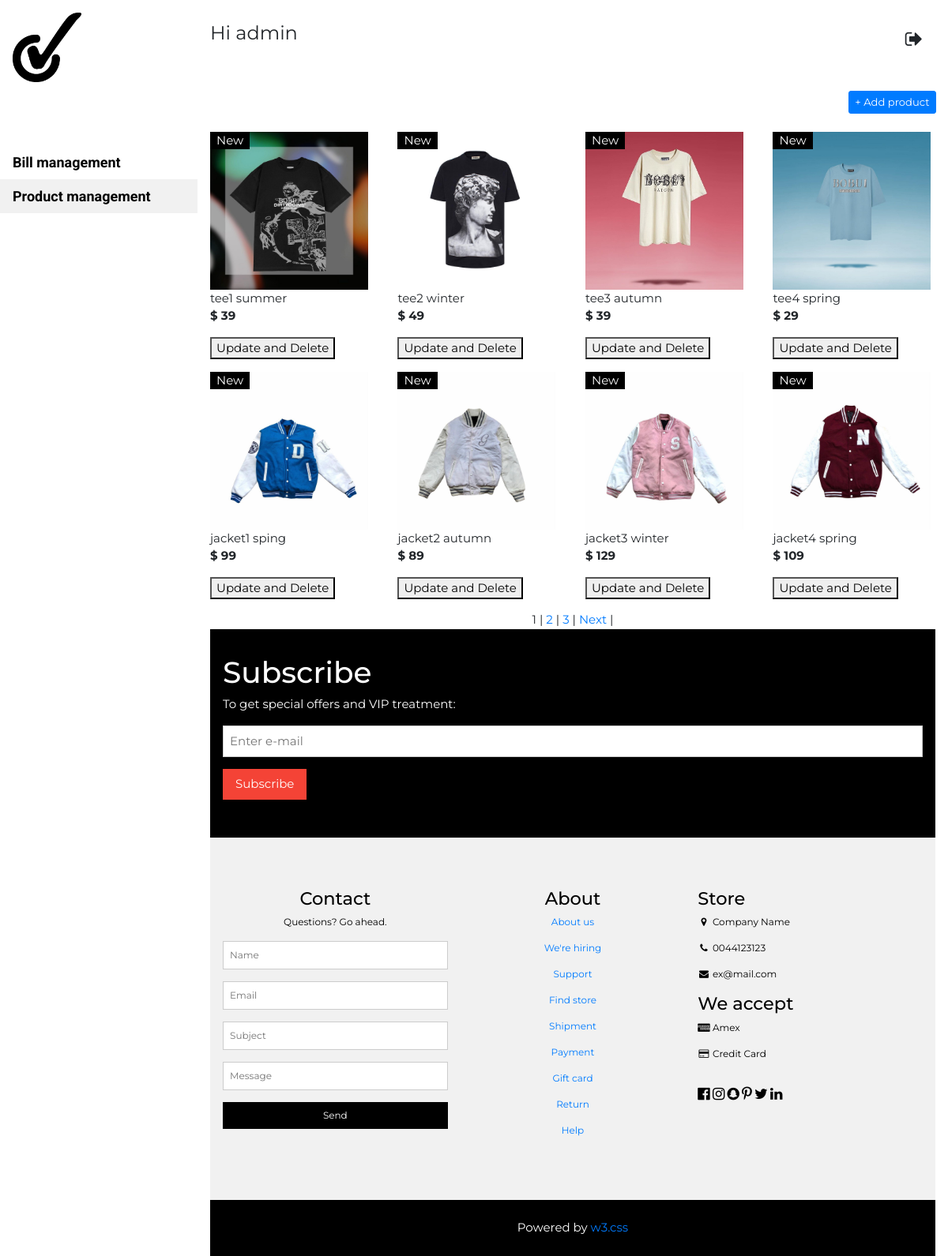
Before: /admin/Productmanagement.php (signed in) with the older database file.
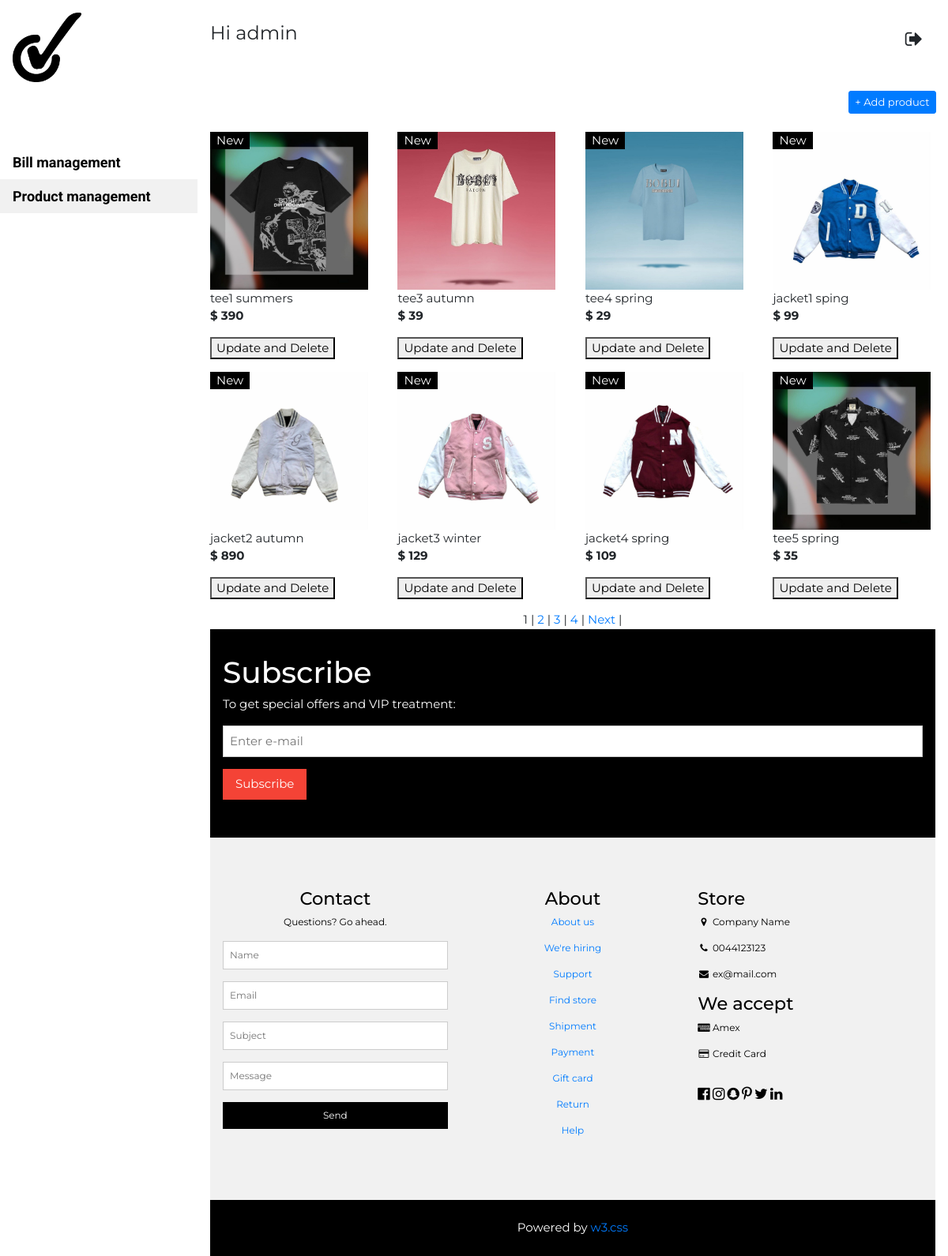
After: the same page with the newer database file.
### tables this page shows
CREATE TABLE `sanpham` (
  `maSP` int(30) NOT NULL,
  `maloaiSP` int(11) NOT NULL,
  `thongtinSP` varchar(100) NOT NULL,
  `tenSP` varchar(30) NOT NULL,
  `giaSP` int(11) NOT NULL,
  `hinhanhSP` varchar(100) NOT NULL,
  `sizeL` int(11) DEFAULT NULL,
  `sizeXL` int(11) DEFAULT NULL
);

### process/login.php (called while the page is built, shortened)
<?php
function isLoginedAdmin(){
    return isset($_SESSION['admin']);
}

### admin/Productmanagement.php (the view, shortened to what this page needs)
<!DOCTYPE html>
<?php
require_once('../process/login.php');
?>
<html>
<link rel="stylesheet" href="../SOURCE.css">
<link rel="stylesheet" href="style.css">
<link rel="stylesheet" href="https://cdnjs.cloudflare.com/ajax/libs/font-awesome/4.7.0/css/font-awesome.min.css">
<link rel="stylesheet" href="https://maxcdn.bootstrapcdn.com/bootstrap/4.4.1/css/bootstrap.min.css">
<?php
if (isLoginedAdmin()) {
?>
    <body class="w3-content" style="max-width:1200px">
        <nav class="w3-sidebar w3-bar-block w3-white w3-collapse w3-top" style="z-index:3;width:250px" id="mySidebar">
            <div class="w3-container w3-display-container w3-padding-16">
                <a href="#"><img src="../Images/ANHNEN/logocheck.jpg" alt="LOGO" width="40%"></a>
            </div>
            <div class="w3-padding-64 w3-large w3-text-gray" style="font-weight:bold">
                <a href="admin.php" class="w3-button w3-block w3-white w3-left-align">Bill management</a>
                <a href="T-shirt.php" class="w3-bar-item w3-button w3-light-grey">Product management</a>
            </div>
        </nav>
        <div class="w3-main" style="margin-left:250px">
            <header class="w3-container w3-xlarge w3-padding-24">
                <p class="w3-left">Hi admin</p>
                <p class="w3-right">
                    <a href="logoutadmin.php" class="w3-bar-item w3-button  w3-right">
                        <i class="fa fa-sign-out  "></i>
                    </a>
            </header>
            <div class="col col-xs-6 text-right">
                <button type="button" class="btn btn-sm btn-primary btn-create " id="nutthemsanpham" onclick="document.getElementById('themsp').style.display='block',themsp()">&#43; Add
                    product</a></button>
            </div>
            <br>
            <?php
            $conn = createDbConnection();
            $result = mysqli_query($conn, 'select count(*) as total from sanpham');
            $row = mysqli_fetch_assoc($result);
            $total_records = $row['total'];
            $current_page = isset($_GET['page']) ? $_GET['page'] : 1;
            $limit = 8;
            $total_page = ceil($total_records / $limit);
            $start = ($current_page - 1) * $limit;
            ?>
            <div class="w3-row w3-whitescale">
                <?php
                $conn = createDBConnection();
                if ($result = mysqli_query($conn, "SELECT * FROM sanpham LIMIT $start, $limit")) {
                    while ($row = mysqli_fetch_assoc($result)) {
                        $sql1 = "SELECT loaiSP FROM loaisanpham WHERE maloaiSP='" . $row['maloaiSP'] . "'";
                        $result1 = $conn->query($sql1);
                        $row1 = $result1->fetch_assoc();
                ?>
                        <div class="w3-col l3 s6">
                            <div class="w3-container">
                                <div class="w3-display-container">
                                    <img src="../Images/T-shirt/<?= $row['hinhanhSP'] ?>" style="width:200px">
                                    <span class="w3-tag w3-display-topleft">New</span>
                                </div>
                                <p><?= $row['tenSP'] ?><br><b>$ <?= $row['giaSP'] ?></b></p>
                                <a href="javascript:void(0)" class="w3-bar-item w3-left  " onclick="w3_open()">
                                    <p><button onclick="document.getElementById('suasp').style.display='block',suasp('<?= $row['tenSP'] ?>','<?= $row['giaSP'] ?>','../Images/T-shirt/<?= $row['hinhanhSP'] ?>','<?= $row['thongtinSP'] ?>','<?= $row1['loaiSP'] ?>','<?= $row['sizeL'] ?>','<?= $row['sizeXL'] ?>')">Update and Delete
                                        </button>
                                    </p>
                                </a>
                            </div>
                        </div>
                <?php
                    }
                }
                ?>
            </div>
            <div class="w3-bar w3-center ">
                <?php
                for ($i = 1; $i <= $total_page; $i++) {
                    if ($i == $current_page) {
                        echo '<span>' . $i . '</span> | ';
                    } else {
                        echo '<a href="Productmanagement.php?page=' . $i . '">' . $i . '</a> | ';
                    }
                }
                if ($current_page < $total_page && $total_page > 1) {
                    echo '<a href="Productmanagement.php?page=' . ($current_page + 1) . '">Next</a> | ';
                }
                ?>
            </div>
            <div class="w3-container">
                <div class="w3-container w3-black w3-padding-32">
                    <h1>Subscribe</h1>
                    <p>To get special offers and VIP treatment:</p>
                    <p><input class="w3-input w3-border" type="text" placeholder="Enter e-mail" style="width:100%"></p>
                    <button type="button" class="w3-button w3-red w3-margin-bottom">Subscribe</button>
                </div>
                <footer class="w3-padding-64 w3-light-grey w3-small w3-center" id="footer">
                    <div class="w3-row-padding">
                        <div class="w3-col s4">
                            <h4>Contact</h4>
                            <p>Questions? Go ahead.</p>
                            <form action="/action_page.php" target="_blank">
                                <p><input class="w3-input w3-border" type="text" placeholder="Name" name="Name" required></p>
                                <p><input class="w3-input w3-border" type="text" placeholder="Email" name="Email" required></p>
                                <p><input class="w3-input w3-border" type="text" placeholder="Subject" name="Subject" required>
                                </p>
                                <p><input class="w3-input w3-border" type="text" placeholder="Message" name="Message" required>
                                </p>
                                <button type="submit" class="w3-button w3-block w3-black">Send</button>
                            </form>
                        </div>
                        <div class="w3-col s4">
                            <h4>About</h4>
                            <p><a href="#">About us</a></p>
                            <p><a href="#">We're hiring</a></p>
                            <p><a href="#">Support</a></p>
                            <p><a href="#">Find store</a></p>
                            <p><a href="#">Shipment</a></p>
                            <p><a href="#">Payment</a></p>
                            <p><a href="#">Gift card</a></p>
                            <p><a href="#">Return</a></p>
                            <p><a href="#">Help</a></p>
                        </div>
                        <div class="w3-col s4 w3-justify">
                            <h4>Store</h4>
                            <p><i class="fa fa-fw fa-map-marker"></i> Company Name</p>
                            <p><i class="fa fa-fw fa-phone"></i> 0044123123</p>
                            <p><i class="fa fa-fw fa-envelope"></i> ex@mail.com</p>
                            <h4>We accept</h4>
                            <p><i class="fa fa-fw fa-cc-amex"></i> Amex</p>
                            <p><i class="fa fa-fw fa-credit-card"></i> Credit Card</p>
                            <br>
                            <i class="fa fa-facebook-official w3-hover-opacity w3-large"></i>
                            <i class="fa fa-instagram w3-hover-opacity w3-large"></i>
                            <i class="fa fa-snapchat w3-hover-opacity w3-large"></i>
                            <i class="fa fa-pinterest-p w3-hover-opacity w3-large"></i>
                            <i class="fa fa-twitter w3-hover-opacity w3-large"></i>
                            <i class="fa fa-linkedin w3-hover-opacity w3-large"></i>
                        </div>
                    </div>
                </footer>
                <div class="w3-black w3-center w3-padding-24">Powered by <a href="https://www.w3schools.com/w3css/default.asp" title="W3.CSS" target="_blank" class="w3-hover-opacity">w3.css</a></div>
            </div>
    </body>
<?php } ?>
</html>

### SOURCE.css (style rules this page uses)
html { box-sizing:border-box }
*,*:before,*:after { box-sizing:inherit }
html { -ms-text-size-adjust:100%;-webkit-text-size-adjust:100% }
body { margin:0 }
article,aside,details,figcaption,figure,footer,header,main,menu,nav,section { display:block }
a { background-color:transparent }
b,strong { font-weight:bolder }
img { border-style:none }
button,input,select,textarea,optgroup { font:inherit;margin:0 }
button,input { overflow:visible }
button,select { text-transform:none }
button,[type=button],[type=reset],[type=submit] { -webkit-appearance:button }
html,body { font-family:Verdana,sans-serif;font-size:15px;line-height:1.5 }
html { overflow-x:hidden }
h1 { font-size:36px }
h4 { font-size:20px }
h1,h2,h3,h4,h5,h6 { font-family:"Segoe UI",Arial,sans-serif;font-weight:400;margin:10px 0 }
img { vertical-align:middle }
a { color:inherit }
.w3-btn,.w3-button { border:none;display:inline-block;padding:8px 16px;vertical-align:middle;overflow:hidden;text-decoration:none;color:inherit;background-color:inherit;text-align:center;cursor:pointer;white-space:nowrap }
.w3-btn,.w3-button { -webkit-touch-callout:none;-webkit-user-select:none;-khtml-user-select:none;-moz-user-select:none;-ms-user-select:none;user-select:none }
.w3-badge,.w3-tag { background-color:#000;color:#fff;display:inline-block;padding-left:8px;padding-right:8px;text-align:center }
.w3-tooltip,.w3-display-container { position:relative }
.w3-input { padding:8px;display:block;border:none;border-bottom:1px solid #ccc;width:100% }
.w3-sidebar { height:100%;width:200px;background-color:#fff;position:fixed!important;z-index:1;overflow:auto }
.w3-main,#main { transition:margin-left .4s }
.w3-bar { width:100%;overflow:hidden }
.w3-bar-block .w3-bar-item { width:100%;display:block;padding:8px 16px;text-align:left;border:none;white-space:normal;float:none;outline:0 }
.w3-block { display:block;width:100% }
.w3-container:after,.w3-container:before,.w3-panel:after,.w3-panel:before,.w3-row:after,.w3-row:before,.w3-row-padding:after,.w3-row-padding:before, .w3-cell-row:before,.w3-cell-row:after,.w3-clear:after,.w3-clear:before,.w3-bar:before,.w3-bar:after { content:"";display:table;clear:both }
.w3-col,.w3-half,.w3-third,.w3-twothird,.w3-threequarter,.w3-quarter { float:left;width:100% }
.w3-col.s4 { width:33.33333% }
.w3-col.s6 { width:49.99999% }
@media (min-width:993px) { .w3-col.l3 { width:24.99999% } }
.w3-content,.w3-auto { margin-left:auto;margin-right:auto }
.w3-content { max-width:980px }
@media (min-width:993px) { .w3-sidebar.w3-collapse { display:block!important } }
.w3-top,.w3-bottom { position:fixed;width:100%;z-index:1 }
.w3-top { top:0 }
.w3-display-topleft { position:absolute;left:0;top:0 }
.w3-row-padding,.w3-row-padding>.w3-half,.w3-row-padding>.w3-third,.w3-row-padding>.w3-twothird,.w3-row-padding>.w3-threequarter,.w3-row-padding>.w3-quarter,.w3-row-padding>.w3-col { padding:0 8px }
.w3-container,.w3-panel { padding:0.01em 16px }
.w3-small { font-size:12px!important }
.w3-large { font-size:18px!important }
.w3-xlarge { font-size:24px!important }
.w3-left-align { text-align:left!important }
.w3-justify { text-align:justify!important }
.w3-center { text-align:center!important }
.w3-border { border:1px solid #ccc!important }
.w3-margin-bottom { margin-bottom:16px!important }
.w3-padding-16 { padding-top:16px!important;padding-bottom:16px!important }
.w3-padding-24 { padding-top:24px!important;padding-bottom:24px!important }
.w3-padding-32 { padding-top:32px!important;padding-bottom:32px!important }
.w3-padding-64 { padding-top:64px!important;padding-bottom:64px!important }
.w3-left { float:left!important }
.w3-right { float:right!important }
.w3-red,.w3-hover-red:hover { color:#fff!important;background-color:#f44336!important }
.w3-white,.w3-hover-white:hover { color:#000!important;background-color:#fff!important }
.w3-black,.w3-hover-black:hover { color:#fff!important;background-color:#000!important }
.w3-light-grey,.w3-hover-light-grey:hover,.w3-light-gray,.w3-hover-light-gray:hover { color:#000!important;background-color:#f1f1f1!important }
.w3-text-grey,.w3-hover-text-grey:hover,.w3-text-gray,.w3-hover-text-gray:hover { color:#757575!important }

### style.css (style rules this page uses)
body { color: #353535; font-family: 'Open Sans', sans-serif; font-weight: 400; background: #FFFFFF; }
a { color: #f3bfbf; }
h1 { font-family: 'Source Code Pro', monospace; font-weight: 900; }
.btn { color: #ecb3ae; background: #ffffff; border: 1px solid #ecb3ae; }

Changed rows visible on the page:
removed sanpham: hinhanhSP (picture), tenSP "tee2 winter", giaSP "49"
changed sanpham: tenSP "tee1 summer" → "tee1 summers"; giaSP "39" → "390"
changed sanpham "jacket2 autumn": giaSP "89" → "890"
now on this page (row edited): sanpham: hinhanhSP (picture), tenSP "tee5 spring", giaSP "35"
Other visible differences:
new list line: "4 |"
